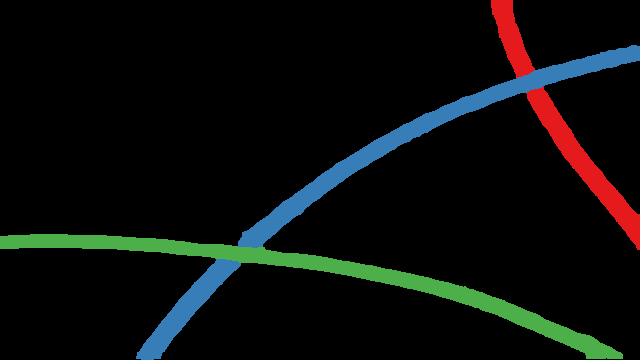
#> input picture data/test_labels/c1_12.png, 640 x 360 px, found by its file name; its folder holds only this picture in this run
$ python DICE_EWD.py
#> lines starting #> are read from the running program, lines starting #| are printed output that depends on the picture; after the words box and inside, x2 and y2 are one past the last pixel; in counts of white or black regions, pixels touching at a corner belong together
import os
import cv2
import numpy as np

# [7 lines left out: function IoU_score, not called in this run]

def dice_loss(pred, target, epsilon=1e-6):
    intersection = (pred * target).sum()
    # union_ = pred + target
    # union_[union_ > 0] = 1
    # union = union_.sum()
    union = pred.sum() + target.sum()
    dice_score = (2 * intersection + epsilon) / (union + epsilon)
    # dice_loss = 1 - dice_score
    return dice_score

# [23 lines left out: function IoU_CVFDLO, not called in this run]

def dice_CVFDLO():
    img_list = os.listdir('../data/test_labels')
    dice_dict = {}
    for img_name in img_list:
        pred = cv2.imread(os.path.join('../data/test_predicts_label/test5', img_name), cv2.IMREAD_GRAYSCALE)
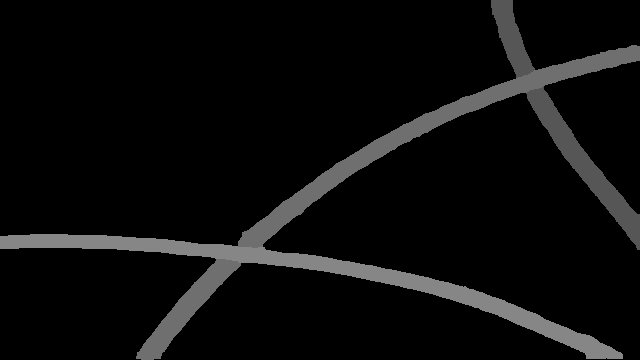
#> pred: shape (360, 640); min 0, max 134, mean 12.4
        target = cv2.imread(os.path.join('../data/test_labels', img_name), cv2.IMREAD_GRAYSCALE)
        target = cv2.resize(target, (640, 360))
        pred[pred < 31] = 0
        pred[pred != 0] = 1
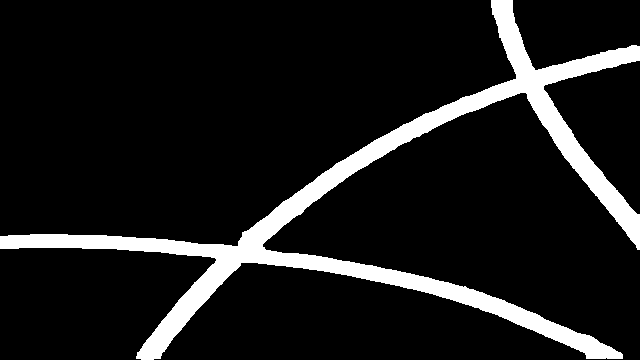
#> pred: shape (360, 640); values 0 (black) and 1 (white), 10.8% white; 1 white region, box (x1, y1, x2, y2) and area: (0, 0, 640, 360) 24969
        target[target < 10] = 0
        target[target != 0] = 1
        dice = dice_loss(pred, target)
#> in dice_loss, `intersection = (pred * target).sum()`: intersection = 24969
#> in dice_loss, `union = pred.sum() + target.sum()`: union = 49938
#> in dice_loss, `dice_score = (2 * intersection + epsilon) / (union + epsilon)`: dice_score = 1
#> dice = 1
        dice_dict[img_name] = dice
        print(img_name + ':' + str(dice))
#| c1_12.png:1.0

    avg_dice = np.mean([v for v in dice_dict.values()])
#> avg_dice = 1
    avg_dice_C1 = np.mean([v for key, v in dice_dict.items() if key[1] == '1'])
#> avg_dice_C1 = 1
    avg_dice_C2 = np.mean([v for key, v in dice_dict.items() if key[1] == '2'])
#> avg_dice_C2 = nan
    avg_dice_C3 = np.mean([v for key, v in dice_dict.items() if key[1] == '3'])
#> avg_dice_C3 = nan
    print("avg_dice:", avg_dice)
#| avg_dice: 1.0
    print("avg_dice_C1:", avg_dice_C1)
#| avg_dice_C1: 1.0
    print("avg_dice_C2:", avg_dice_C2)
#| avg_dice_C2: nan
    print("avg_dice_C3:", avg_dice_C3)
#| avg_dice_C3: nan

# [25 lines left out: functions dice_reconst, vis, not called in this run]


if __name__ == "__main__":
    # dice_reconst()
    dice_CVFDLO()
    # IoU_CVFDLO()

$ run again, on data/test_labels/c2_12.png
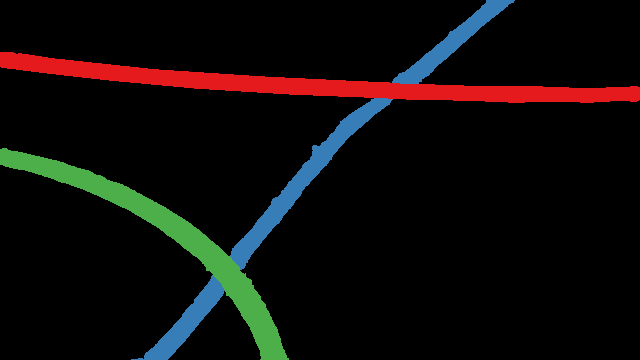
#> input picture data/test_labels/c2_12.png, 640 x 360 px, found by its file name
#> in dice_CVFDLO, `pred = cv2.imread(os.path.join('../data/test_predicts_label/test5', im..`:
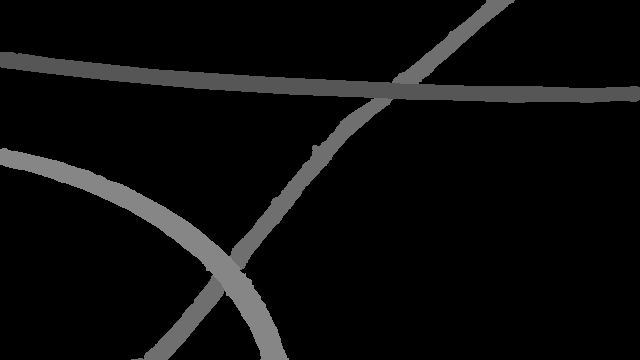
#> pred: shape (360, 640); min 0, max 134, mean 12.2
#> in dice_CVFDLO, `pred[pred != 0] = 1`:
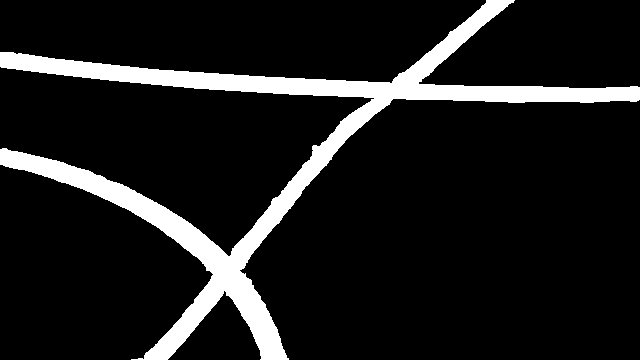
#> pred: shape (360, 640); values 0 (black) and 1 (white), 11.3% white; 1 white region, box (x1, y1, x2, y2) and area: (0, 0, 640, 360) 25999
#> intersection = 25999
#> union = 51998
#> dice_score = 1
#| c2_12.png:1.0
#> avg_dice_C1 = nan
#> avg_dice_C2 = 1
#> avg_dice_C3 = nan
#| avg_dice: 1.0
#| avg_dice_C1: nan
#| avg_dice_C2: 1.0
#| avg_dice_C3: nan

$ run again, on data/test_labels/c2_18.png
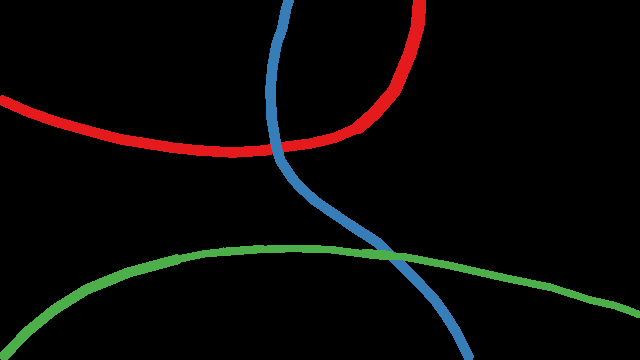
#> input picture data/test_labels/c2_18.png, 640 x 360 px, found by its file name
#> in dice_CVFDLO, `pred = cv2.imread(os.path.join('../data/test_predicts_label/test5', im..`:
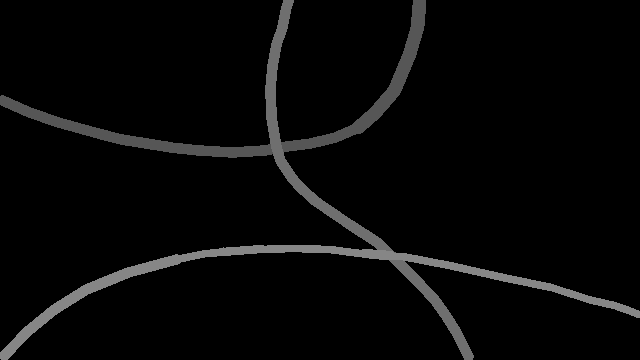
#> pred: shape (360, 640); min 0, max 134, mean 7.7
#> in dice_CVFDLO, `pred[pred != 0] = 1`:
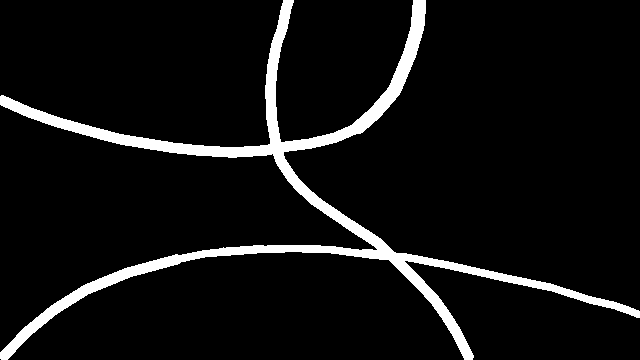
#> pred: shape (360, 640); values 0 (black) and 1 (white), 7% white; 1 white region, box (x1, y1, x2, y2) and area: (0, 0, 640, 360) 16031
#> intersection = 16031
#> union = 32062
#> dice_score = 1
#| c2_18.png:1.0
#> avg_dice_C1 = nan
#> avg_dice_C2 = 1
#> avg_dice_C3 = nan
#| avg_dice: 1.0
#| avg_dice_C1: nan
#| avg_dice_C2: 1.0
#| avg_dice_C3: nan

$ run again, on data/test_labels/c2_37.png
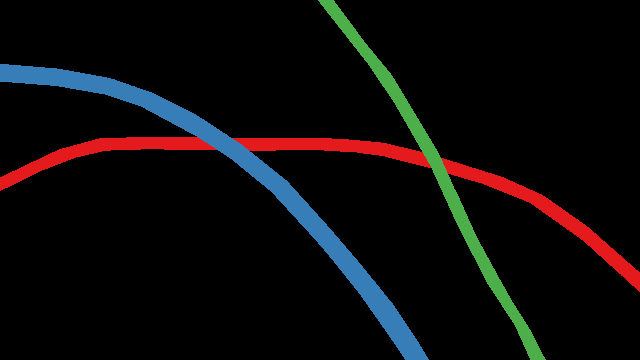
#> input picture data/test_labels/c2_37.png, 640 x 360 px, found by its file name
#> in dice_CVFDLO, `pred = cv2.imread(os.path.join('../data/test_predicts_label/test5', im..`:
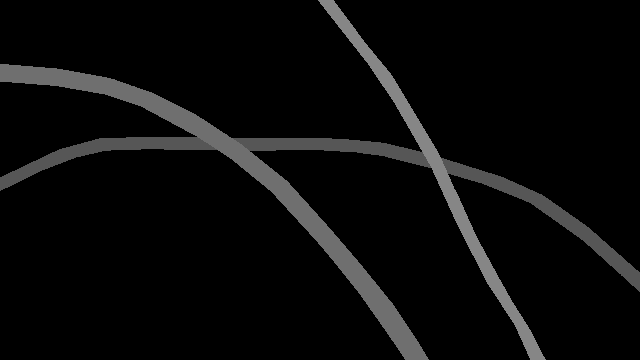
#> pred: shape (360, 640); min 0, max 134, mean 10.9
#> in dice_CVFDLO, `pred[pred != 0] = 1`:
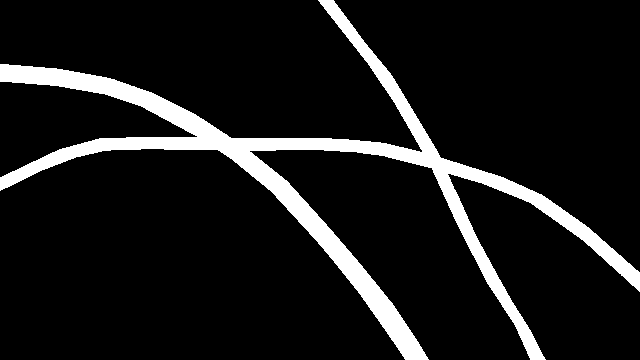
#> pred: shape (360, 640); values 0 (black) and 1 (white), 10.1% white; 1 white region, box (x1, y1, x2, y2) and area: (0, 0, 640, 360) 23332
#> intersection = 23332
#> union = 46664
#> dice_score = 1
#| c2_37.png:1.0
#> avg_dice_C1 = nan
#> avg_dice_C2 = 1
#> avg_dice_C3 = nan
#| avg_dice: 1.0
#| avg_dice_C1: nan
#| avg_dice_C2: 1.0
#| avg_dice_C3: nan
